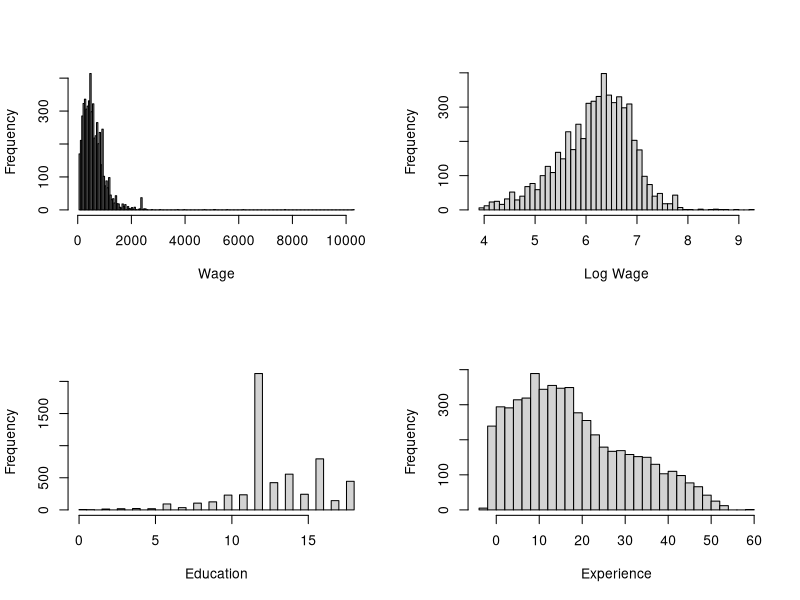
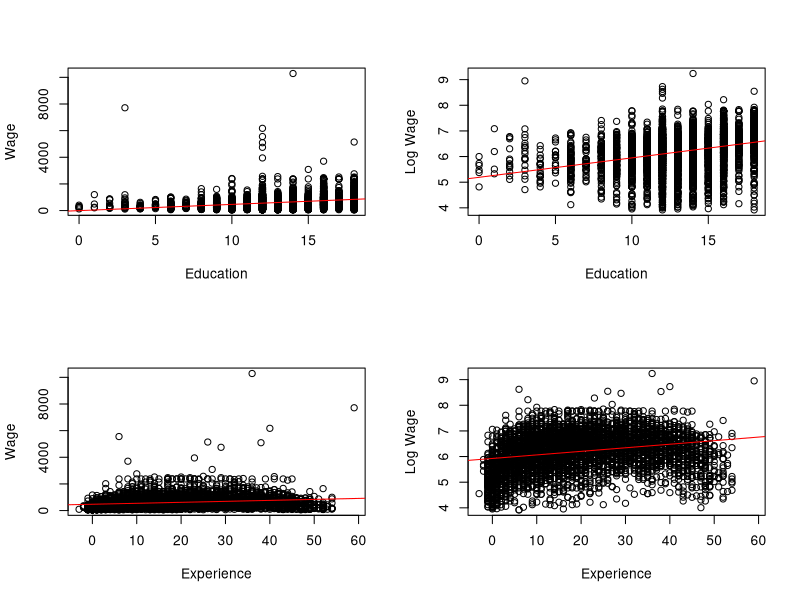
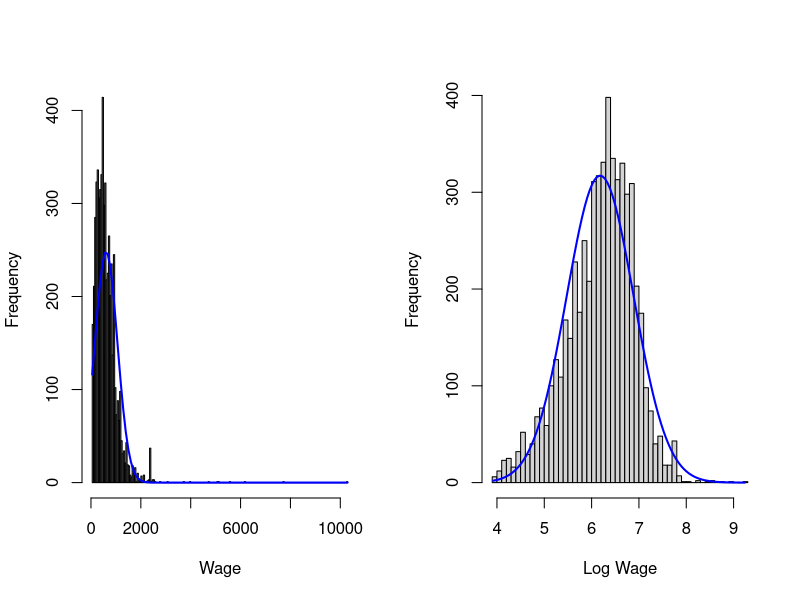

Generate these figures, in order, with R: (Note: this script raises an error after producing the figures.)
install.packages("AER")
library(AER)
data(CPS1988)

##### Reproduce Table 1.A ######################################################
rwg <- CPS1988$wage
ed <- CPS1988$education
exper <- CPS1988$experience
race <- CPS1988$ethnicity
lm1A <- lm(log(rwg) ~ 1 + ed + exper + I(exper^2) + race)
summary(lm1A)

##### Reproduce Table 2.A ######################################################
lm2A <- lm(log(rwg) ~ 1 + ed + exper + I(exper^2) + I(exper^3) + I(exper^4) 
           + race)
summary(lm2A)

##### Divide data into 20/60/20 Sets ###########################################
data.copy <- CPS1988
data.copy <- data.copy[sample(nrow(data.copy)),]
exploration.data <-  data.copy[1:5631,]
validation.data <- data.copy[5632:22524,]
test.data <- data.copy[22525:28155,]

##### Make Histograpms for wages, log wages, education, and experience variable 
png(filename  = "histograms.png", 
    width  = 3000,  # adjust width of .png file, in pixels
    height = 3000,  # adjust height of .png file, in pixels
    res    = 300)  # set resolution in pixels per inch

par(mfrow=c(2,2)) 

hist(exploration.data$wage,
     breaks = "FD",
     xlab = "Wage",
     main = "")

hist(log(exploration.data$wage),
     breaks = "FD",
     xlab = "Log Wage",
     main = "")

hist(exploration.data$education,
     breaks = "FD",
     xlab = "Education",
     main = "")

hist(exploration.data$experience,
     breaks = "FD",
     xlab = "Experience",
     main = "")

dev.off()

##### Make scatterplots for wages, log wages against education and experience ## 
png(filename  = "scatterplots.png",
     width  = 3000,  # adjust width of .png file, in pixels
     height = 3000,  # adjust height of .png file, in pixels
     res    = 300)  # set resolution in pixels per inch

par(mfrow=c(2,2))

plot(exploration.data$education,
     exploration.data$wage,
     xlab = "Education", 
     ylab = "Wage")
abline(lm(exploration.data$wage ~ exploration.data$education), col="red")  

plot(exploration.data$education,
     log(exploration.data$wage), 
     xlab = "Education", 
     ylab = "Log Wage")
abline(lm(log(exploration.data$wage) ~ exploration.data$education), col="red") 

plot(exploration.data$experience,
     exploration.data$wage, 
     xlab = "Experience", 
     ylab = "Wage")
abline(lm(exploration.data$wage ~ exploration.data$experience), col="red")   


plot(exploration.data$experience, 
     log(exploration.data$wage),
     xlab = "Experience", 
     ylab = "Log Wage")
abline(lm(log(exploration.data$wage) ~ exploration.data$experience), col="red")   

dev.off()

##### Compare wages and log wages to a normal distribution ##################### 
png(filename  = "distributions.png",
    width  = 6000,  # adjust width of .png file, in pixels
    height = 3000,  # adjust height of .png file, in pixels
    res    = 300)  # set resolution in pixels per inch

par(mfrow=c(1,2))

h <- hist(exploration.data$wage,
     breaks = "FD",
     xlab = "Wage",
     main = "")
xfit <- seq(min(exploration.data$wage), 
            max(exploration.data$wage), 
            length=100)
yfit <- dnorm(xfit, 
              mean = mean(exploration.data$wage), 
              sd = sd(exploration.data$wage))
yfit <- yfit*diff(h$mids[1:2])*length(exploration.data$wage)
lines(xfit, yfit, col="blue", lwd=2) 

h <- hist(log(exploration.data$wage),
          breaks = "FD",
          xlab = "Log Wage",
          main = "")
xfit <- seq(min(log(exploration.data$wage)), 
            max(log(exploration.data$wage)), 
            length=100)
yfit <- dnorm(xfit, 
              mean = mean(log(exploration.data$wage)), 
              sd = sd(log(exploration.data$wage)))
yfit <- yfit*diff(h$mids[1:2])*length(log(exploration.data$wage))
lines(xfit, yfit, col="blue", lwd=2) 

dev.off()

##### Plot regression residuals for Table 1.A and 2.A ##########################
png(filename  = "residuals.png",
    width  = 3000,  # adjust width of .png file, in pixels
    height = 3000,  # adjust height of .png file, in pixels
    res    = 300)  # set resolution in pixels per inch

par(mfrow=c(2,1))

qqPlot(lm1A, 
       xlab = "Table 1.A", 
       ylab = "Studentized Residuals", 
       id.n = 3,
       pch  = 19,
       col  = rgb(0, 0, 0, .5))

qqPlot(lm2A, 
       xlab = "Table 2.A", 
       ylab = "Studentized Residuals", 
       id.n = 3,
       pch  = 19,
       col  = rgb(0, 0, 0, .5))

dev.off()

##### Evaluate the backcasting story of the Mincer type model ##################
exp.rwg <- exploration.data$wage
exp.ed <- exploration.data$education
exp.exper <- exploration.data$experience
exp.race <- exploration.data$ethnicity
lm.explore <- lm(log(exp.rwg) ~ 1 + exp.ed + exp.exper + I(exp.exper^2) + exp.race)

png(filename  = "backcasting.png",
    width  = 3000,  # adjust width of .png file, in pixels
    height = 3000,  # adjust height of .png file, in pixels
    res    = 300)  # set resolution in pixels per inch
plot(predict(lm.explore, exploration.data), 
     log(exploration.data$wage),
     xlab = "Predicted",
     ylab = "Actual",
     pch = 19,
     col = rgb(0, 0, 0, .3))
lines(log(exploration.data$wage), log(exploration.data$wage), col="blue", lwd=2)
dev.off()

##### 5-fold cross-validation ##################################################
# Borrowed from week4.R
nfolds <- 5
case.folds <- rep(1:nfolds, length.out = nrow(validation.data))
case.folds <- sample(case.folds) 

# Create empty vectors to store results
mincer <- c()  
simple <- c()

for (fold in 1:nfolds) {
  
  # Create training and test cases
  train <- validation.data[case.folds != fold, ]
  test <- validation.data[case.folds == fold, ]
  
  # Run the simple and complex models
  simple.train <- lm(log(wage) ~ 1 + 
                       education + experience + ethnicity, 
                     data = train)  
  mincer.train <- lm(log(wage) ~ 1 + 
                      education + experience + I(experience^2) + ethnicity, 
                    data = train)
  
  # Generate test SSEs, predict function automatically finds the correct col
  simple.test <- (test$wage - predict(simple.train, test))^2
  mincer.test <- (test$wage - predict(mincer.train, test))^2
  
  # Calculate rMSEs
  rMSEtest1 <- sqrt(sum(simple.test)/length(simple.test))
  rMSEtest2 <- sqrt(sum(mincer.test)/length(mincer.test))
  
  # Append the rMSE from this iteration to vectors
  simple <- c(simple, rMSEtest1)  
  mincer <- c(mincer, rMSEtest2)   
}

# Average the MSEs
simple.avg <- mean(simple)
mincer.avg <- mean(mincer)

t.test(simple, mincer)

##### Find the error of the model on the test set ##############################
mincer.test <- (test.data$wage - predict(mincer.train, test.data))^2
rMSEtest <- sqrt(sum(mincer.test)/length(mincer.test))
